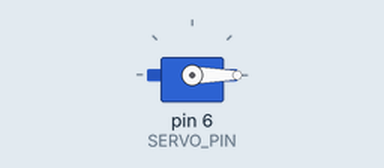
Simulated run of this sketch. Board: Arduino Uno, built with avr-gcc and run on an emulated ATmega328P. On the bench: servo.

Above: at 0.05 s.
At 1.55 s:
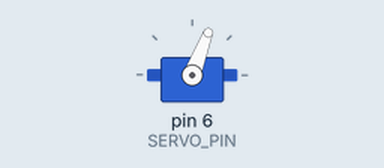
At 3.05 s:
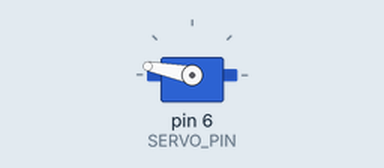
At 6.1 s:
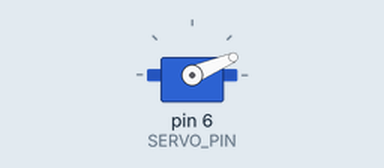
Timing chart, 0 to 8.3 s (numbered marks = the images above):
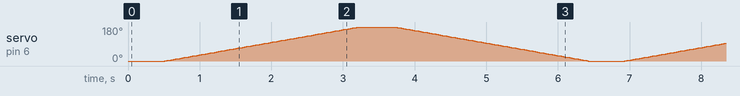

The sketch:

sketch.ino
```cpp
// Servo quay qua lại 0° <-> 180° – Arduino Uno
// Mạch:
//   Servo dây cam (tín hiệu) -> chân 6
//   Servo dây đỏ (nguồn)     -> 5V
//   Servo dây nâu (GND)      -> GND

#include <Servo.h>

const uint8_t SERVO_PIN = 6;
const int MIN_ANGLE = 0;
const int MAX_ANGLE = 180;
const unsigned long STEP_MS = 15;    // mỗi 15 ms quay 1 độ -> khoảng 2,7 giây cho 180°
const unsigned long HOLD_MS = 500;   // dừng 0,5 giây ở mỗi đầu trước khi quay ngược

Servo servo;
int angle = MIN_ANGLE;               // góc hiện tại
int direction = 1;                   // +1: quay tới 180°, -1: quay về 0°
unsigned long lastStepMs = 0;
bool holding = true;                 // đang dừng ở một đầu
unsigned long holdStartMs = 0;

void setup() {
  servo.attach(SERVO_PIN);
  servo.write(angle);                // đưa servo về 0° khi khởi động
  holdStartMs = millis();
}

void loop() {
  unsigned long now = millis();

  // Đang dừng ở đầu hành trình -> chờ đủ HOLD_MS rồi mới quay tiếp
  if (holding) {
    if (now - holdStartMs >= HOLD_MS) {
      holding = false;
      lastStepMs = now;
    }
    return;
  }

  // Mỗi STEP_MS quay thêm 1 độ theo hướng hiện tại
  if (now - lastStepMs >= STEP_MS) {
    lastStepMs = now;
    angle += direction;
    servo.write(angle);

    // Chạm 0° hoặc 180° -> đổi hướng và dừng một nhịp
    if (angle >= MAX_ANGLE || angle <= MIN_ANGLE) {
      direction = -direction;
      holding = true;
      holdStartMs = now;
    }
  }
}
```
